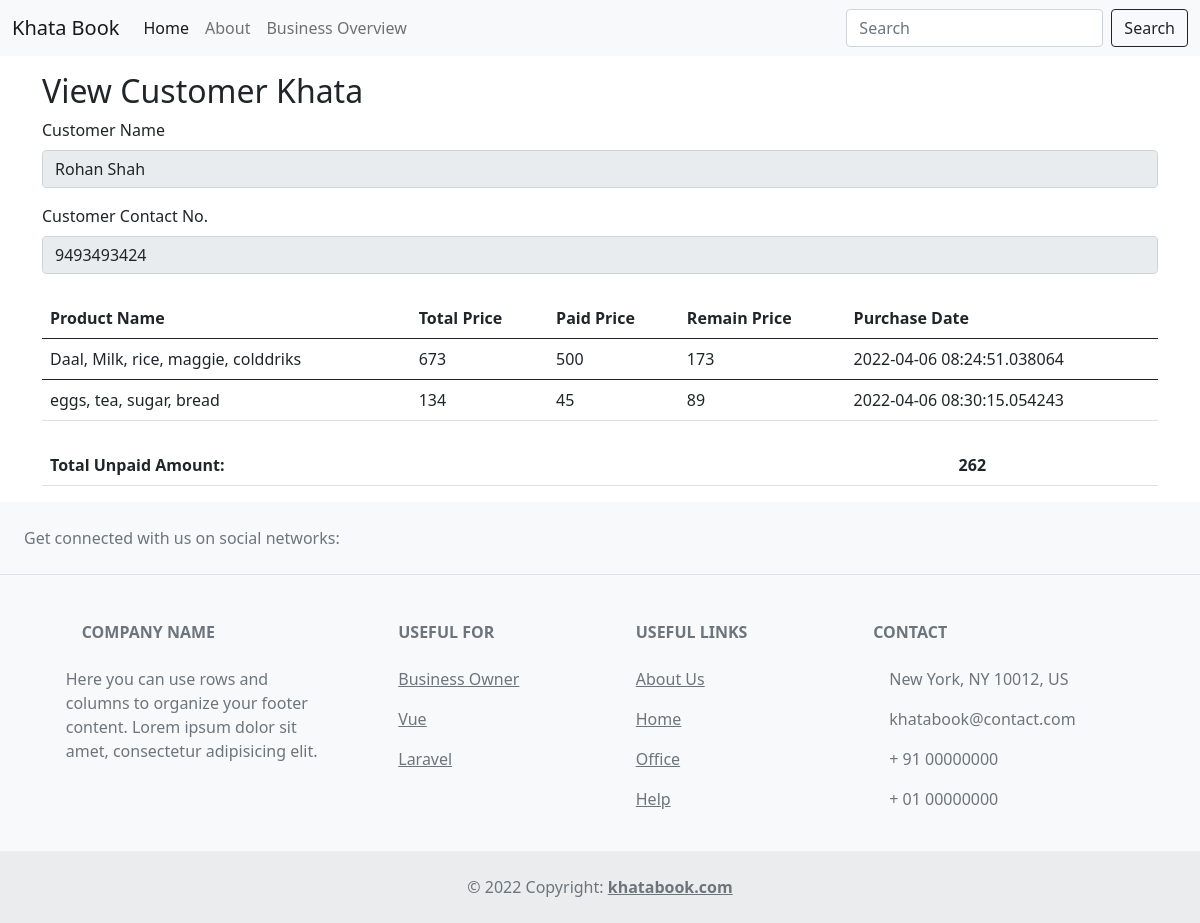
Page /view/7 on the committed database.
### app.py (models this page shows, shortened)
class Todo(db.Model):
    __tablename__ = 'todo'
    sno = db.Column(db.Integer, primary_key=True)
    title = db.Column(db.String(200), nullable=False)
    desc = db.Column(db.String(500), nullable=False)
    date_created = db.Column(db.DateTime, default=datetime.utcnow)
    def __repr__(self) -> str:
        return f"{self.title}"

class PurchaseDetails(db.Model):
    __tablename__ = 'purchase_details'
    id = db.Column(db.Integer, primary_key=True)
    product_name=db.Column(db.String(200), nullable=False)
    total_price = db.Column(db.Integer, nullable=False)
    paid_price = db.Column(db.Integer, nullable=False)
    remain_price = db.Column(db.Integer, nullable=False)
    customer_id = db.Column(db.Integer, db.ForeignKey('todo.sno'),
                             nullable=False)
    date_created = db.Column(db.DateTime, default=datetime.utcnow)

### app.py (the view)
@app.route('/view/<int:sno>')
def view(sno):
    todo = Todo.query.filter_by(sno=sno).first()
    print(todo)
    product_list = PurchaseDetails.query.filter_by(customer_id =sno).all()
    sum =0
    for i in product_list:
        sum+=i.remain_price
    total_remain_price = db.select([db.func.sum(PurchaseDetails.remain_price)])
    print(total_remain_price)
    return render_template('view.html',product_list=product_list, todo=todo, sum=sum)

### templates/view.html (shortened to what this page needs)
{% extends 'base.html' %}
{% block body %}
  <div class="container my-3">
      <h2>View Customer Khata</h2>
      <form action="/" method="POST">
          <div class="mb-3">
            <label for="title" class="form-label">Customer Name</label>
            <texarea readonly type="text" class="form-control" value="{{todo.title}}" name="desc" id="desc">{{todo.title}}</texarea>
          </div>
          <div class="mb-3">
            <label for="desc" class="form-label">Customer Contact No.</label>
            <texarea readonly type="text" class="form-control" value="{{todo.desc}}" name="desc" id="desc">{{todo.desc}}</texarea>
          </div>
      </form>
  </div>
    <div class="container my-4">
      <table class="table">
        <tr>
          <th>Product Name</th>
          <th>Total Price</th>
          <th>Paid Price</th>
          <th>Remain Price</th>
          <th>Purchase Date</th>
        </tr>
        {%for product in product_list%}
        <tbody>
          <tr>
            <td>{{product.product_name| truncate(35)}}</td>
            <td>{{product.total_price}}</td>
            <td>{{product.paid_price}}</td>
            <td>{{product.remain_price}}</td>
            <td>{{product.date_created}}</td>
          </tr>
        </tbody>
        {%endfor%}
      </table>
    </div>
      <div class="container my-2">
        <table class="table">
          <tr>
            <th>Total Unpaid Amount:</th>
            <th>{{sum}}</th>
          </tr>
        </table>
      </div>
{% endblock body %}

### rows in the picture
Todo: title "Rohan Shah", desc "9493493424"
PurchaseDetails: product_name "Daal, Milk, rice, maggie, colddriks", total_price "673", paid_price "500", remain_price "173", date_created "2022-04-06 08:24:51.038064"
PurchaseDetails: product_name "eggs, tea, sugar, bread", total_price "134", paid_price "45", remain_price "89", date_created "2022-04-06 08:30:15.054243"

### other values in the picture
{{ sum }} "262"
